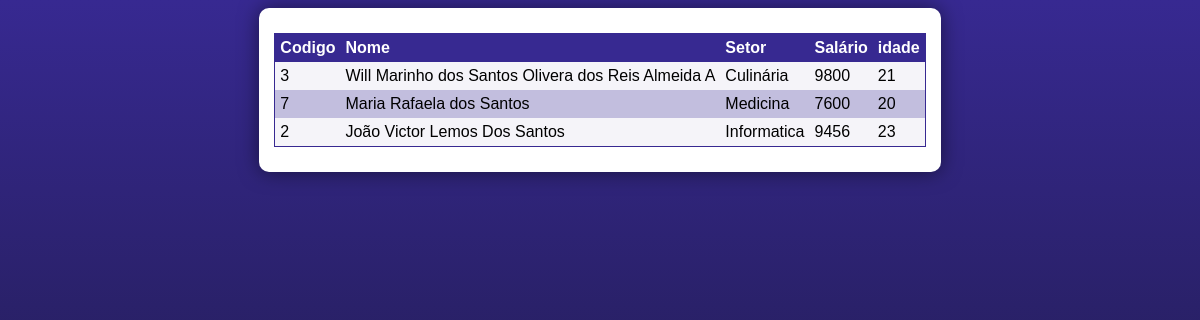
/ligarBD02/ex02bd.php, run on the app's committed database.
### tables this page shows
CREATE TABLE `funcionario` (
  `cod` int(10) UNSIGNED NOT NULL,
  `nome` varchar(50) NOT NULL,
  `setor` varchar(20) NOT NULL,
  `salário` float NOT NULL,
  `idade` int(11) NOT NULL
);

### ligarBD02/ex02bd.php (the view, shortened to what this page needs)
<!DOCTYPE html>
<html lang="en">
<head>
    <link rel="stylesheet" href="../style.css">
</head>
<body>
    <?php
    $banco = "empresa";
    $tabela = "funcionario";
    $servidor = "localhost";
    $usuario = "root";
    $senha = "";
    $conex = new PDO("mysql:host=$servidor;dbname=$banco",$usuario,$senha);
    $sql = " SELECT * FROM $tabela WHERE nome LIKE '%Santos%' ORDER BY nome DESC";
    $busca = $conex->prepare($sql);
    $busca ->setFetchMode(PDO::FETCH_ASSOC);
    $busca ->execute();
    ?>
<main>
        <table>
            <tr>
                <th>Codigo</th>
                <th>Nome</th>
                <th>Setor</th>
                <th>Salário</th>
                <th>idade</th>
            </tr>
            <?php
            while ($dados = $busca->fetch()){
                echo "<tr>";
                echo "<td>{$dados['cod']}</td>";
                echo "<td>{$dados['nome']}</td>";
                echo "<td>{$dados['setor']}</td>";
                echo "<td>{$dados['salário']}</td>";
                echo "<td>{$dados['idade']}</td>";
                echo "</tr>";
            }
            ?>
        </table>
</main>
</body>
</html>

### style.css (style rules this page uses)
* { font-family: Verdana, Geneva, Tahoma, sans-serif; box-sizing: border-box; }
body { background-color: #15142b; background-image: linear-gradient(180deg, #372991, #15142b); background-repeat: no-repeat; background-position: center center; background-size: cover; background-attachment: fixed; display: flex; flex-direction: column; flex-wrap: nowrap; justify-content: center; align-items: center; }
header, main, section, article { max-width: 700px; }
main, section, article { background-color: white; padding: 15px; margin-bottom: 20px; border-radius: 10px; box-shadow: 0px 0px 20px rgba(0, 0, 0, 0.502); }
table { min-width: 400px; border-spacing: 0px; border: 0.5px solid #372991; margin: 10px auto; }
table th { background-color: #372991; color: white; padding: 5px; text-align: left; }
table td { padding: 5px; }
table tr { background-color: rgba(55, 41, 145, 0.05); }
table tr:nth-child(odd) { background-color: rgba(55, 41, 145, 0.3); }

### data on the page
funcionario: cod "3", nome "Will Marinho dos Santos Olivera dos Reis Almeida A", setor "Culinária", salário "9800", idade "21"
funcionario: cod "7", nome "Maria Rafaela dos Santos", setor "Medicina", salário "7600", idade "20"
funcionario: cod "2", nome "João Victor Lemos Dos Santos", setor "Informatica", salário "9456", idade "23"
